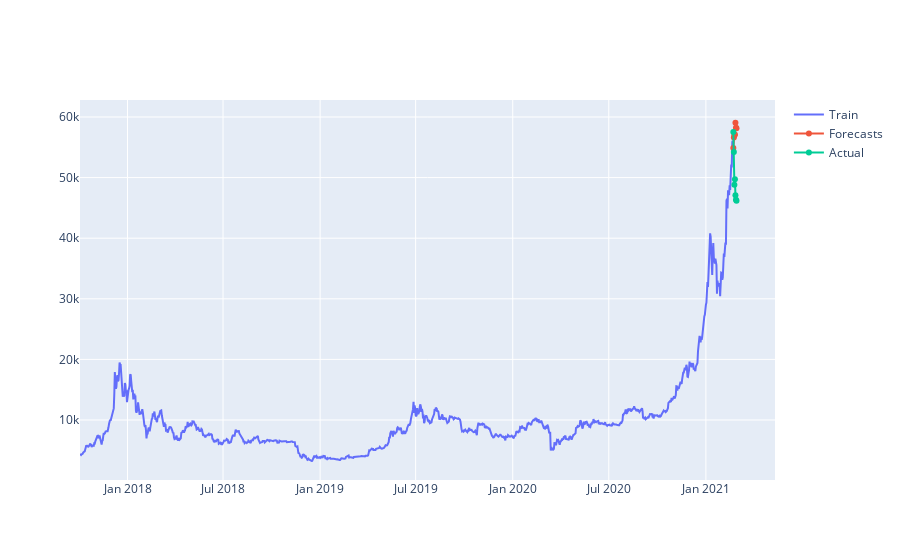
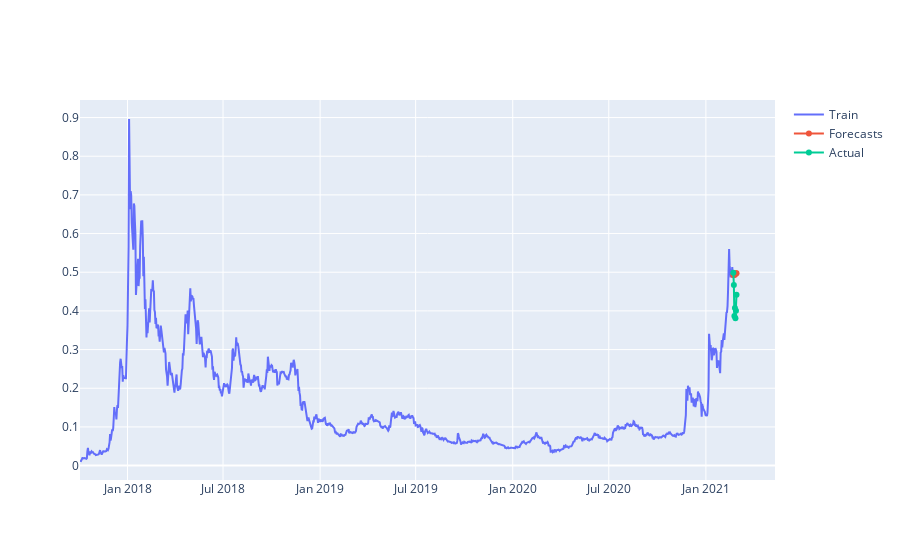
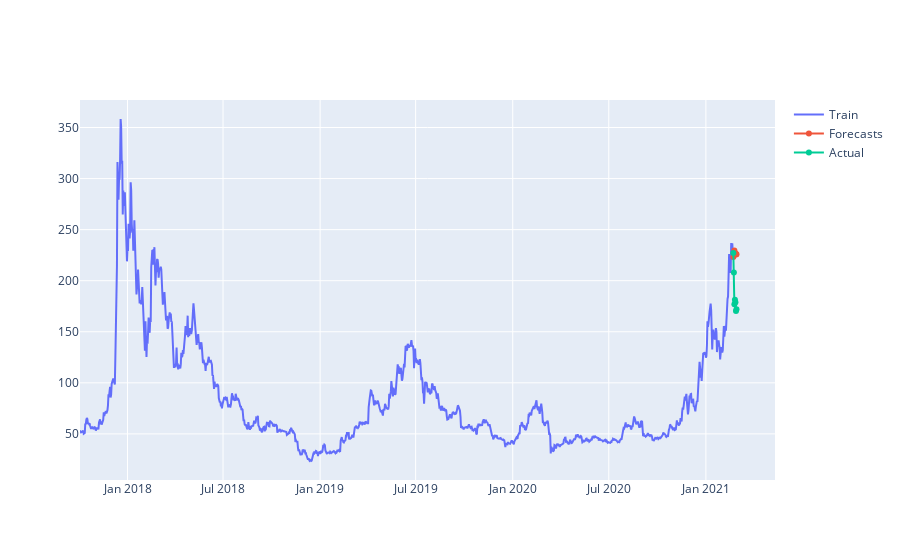
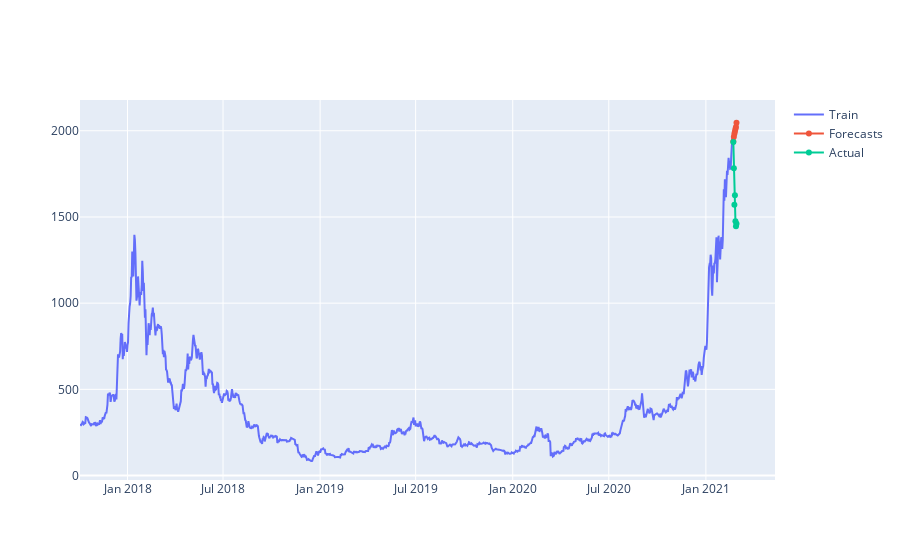

These figures' notebook cell, in order:
### Code cell
for filename in day_files:
    df = pd.read_csv(day_dir.format(filename), index_col=0, parse_dates=True)
    model = ARIMA(df['close'][:-7], order=(5,2,5), freq='D').fit()
    yhat = model.forecast(steps=7)
    fig = go.Figure()
    fig.add_trace(go.Scatter(x=df.index[:-7], y=df['close'][:-7], name='Train'))
    fig.add_trace(go.Scatter(x=df.index[-7:], y=yhat, name='Forecasts'))
    fig.add_trace(go.Scatter(x=df.index[-7:], y=df['close'][-7:], name='Actual'))
    fig.show()

    r2 = r2_score(df['close'][-7:],yhat)
    mse = mean_squared_error(df['close'][-7:], yhat)
    rmse = mean_squared_error(df['close'][-7:], yhat, squared=False)
    mae = mean_absolute_error(df['close'][-7:], yhat)
    print('{}\nR2: {}\nMSE: {}\nRMSE: {}\nMAE: {}\n'.format(filename, r2, mse, rmse, mae))

### Figure 1 — Plotly figure (JSON) as saved in the notebook; plotly's stock layout.template omitted (floating-point values rounded to 4 significant figures; data arrays with more than 128 entries replaced by an {"elided": "..."} marker saying what was removed)
{"data": [{"name": "Train", "type": "scatter", "x": {"elided": "1238 str values"}, "y": {"elided": "1238 float values"}}, {"name": "Forecasts", "type": "scatter", "x": ["2021-02-21T23:59:59", "2021-02-22T23:59:59", "2021-02-23T23:59:59", "2021-02-24T23:59:59", "2021-02-25T23:59:59", "2021-02-26T23:59:59", "2021-02-27T23:59:59"], "y": [54880.0, 56610.0, 57000.0, 57100.0, 59050.0, 58220.0, 58150.0]}, {"name": "Actual", "type": "scatter", "x": ["2021-02-21T23:59:59", "2021-02-22T23:59:59", "2021-02-23T23:59:59", "2021-02-24T23:59:59", "2021-02-25T23:59:59", "2021-02-26T23:59:59", "2021-02-27T23:59:59"], "y": [57540.0, 54210.0, 48820.0, 49710.0, 47090.0, 46340.0, 46190.0]}], "layout": {}}

### Figure 2 — Plotly figure (JSON) as saved in the notebook; plotly's stock layout.template omitted (floating-point values rounded to 4 significant figures; data arrays with more than 128 entries replaced by an {"elided": "..."} marker saying what was removed)
{"data": [{"name": "Train", "type": "scatter", "x": {"elided": "1238 str values"}, "y": {"elided": "1238 float values"}}, {"name": "Forecasts", "type": "scatter", "x": ["2021-02-21T23:59:59", "2021-02-22T23:59:59", "2021-02-23T23:59:59", "2021-02-24T23:59:59", "2021-02-25T23:59:59", "2021-02-26T23:59:59", "2021-02-27T23:59:59"], "y": [0.4923, 0.4945, 0.4936, 0.4937, 0.4969, 0.4974, 0.4971]}, {"name": "Actual", "type": "scatter", "x": ["2021-02-21T23:59:59", "2021-02-22T23:59:59", "2021-02-23T23:59:59", "2021-02-24T23:59:59", "2021-02-25T23:59:59", "2021-02-26T23:59:59", "2021-02-27T23:59:59"], "y": [0.4988, 0.467, 0.3865, 0.4072, 0.3813, 0.4007, 0.4415]}], "layout": {}}

### Figure 3 — Plotly figure (JSON) as saved in the notebook; plotly's stock layout.template omitted (floating-point values rounded to 4 significant figures; data arrays with more than 128 entries replaced by an {"elided": "..."} marker saying what was removed)
{"data": [{"name": "Train", "type": "scatter", "x": {"elided": "1238 str values"}, "y": {"elided": "1238 float values"}}, {"name": "Forecasts", "type": "scatter", "x": ["2021-02-21T23:59:59", "2021-02-22T23:59:59", "2021-02-23T23:59:59", "2021-02-24T23:59:59", "2021-02-25T23:59:59", "2021-02-26T23:59:59", "2021-02-27T23:59:59"], "y": [223.2, 226.3, 229.5, 226.5, 226.9, 225.8, 225.9]}, {"name": "Actual", "type": "scatter", "x": ["2021-02-21T23:59:59", "2021-02-22T23:59:59", "2021-02-23T23:59:59", "2021-02-24T23:59:59", "2021-02-25T23:59:59", "2021-02-26T23:59:59", "2021-02-27T23:59:59"], "y": [227.2, 208.1, 176.9, 181.4, 178.9, 170.4, 172.1]}], "layout": {}}

### Figure 4 — Plotly figure (JSON) as saved in the notebook; plotly's stock layout.template omitted (floating-point values rounded to 4 significant figures; data arrays with more than 128 entries replaced by an {"elided": "..."} marker saying what was removed)
{"data": [{"name": "Train", "type": "scatter", "x": {"elided": "1238 str values"}, "y": {"elided": "1238 float values"}}, {"name": "Forecasts", "type": "scatter", "x": ["2021-02-21T23:59:59", "2021-02-22T23:59:59", "2021-02-23T23:59:59", "2021-02-24T23:59:59", "2021-02-25T23:59:59", "2021-02-26T23:59:59", "2021-02-27T23:59:59"], "y": [1938.0, 1965.0, 1982.0, 1996.0, 2010.0, 2022.0, 2047.0]}, {"name": "Actual", "type": "scatter", "x": ["2021-02-21T23:59:59", "2021-02-22T23:59:59", "2021-02-23T23:59:59", "2021-02-24T23:59:59", "2021-02-25T23:59:59", "2021-02-26T23:59:59", "2021-02-27T23:59:59"], "y": [1936.0, 1782.0, 1570.0, 1627.0, 1476.0, 1446.0, 1460.0]}], "layout": {}}
